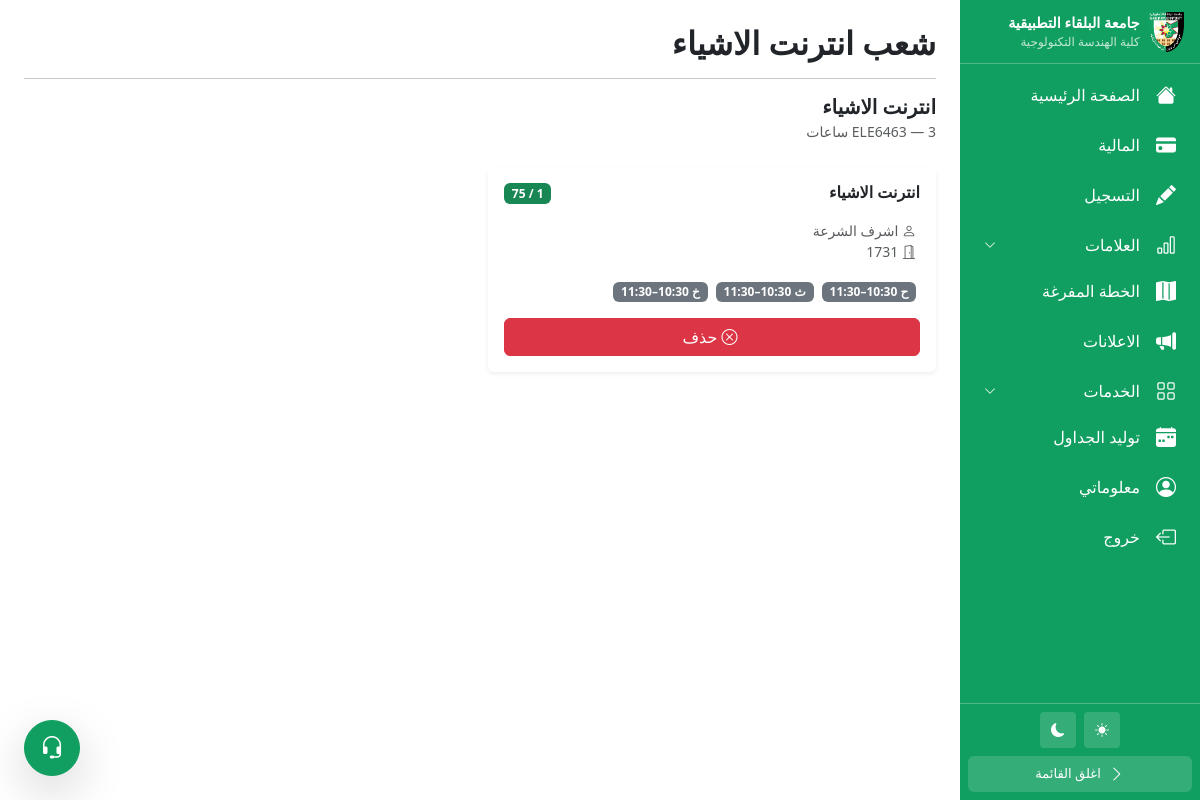
Page /students/courses/1/sections/ (signed in) on the committed database.
### apps/courses/models.py (models this page shows, shortened)
class Subject(models.Model):
    name = models.CharField(max_length=50)
    code = models.CharField(max_length=10, unique=True)
    subject_type = models.CharField(max_length=30, choices=SUBJECT_TYPES, null=True, blank=True)
    department = models.ForeignKey(Department, on_delete=models.PROTECT, related_name='subjects')
    majors = models.ManyToManyField(Major, related_name='subjects')
    hours = models.IntegerField()
    prerequisites = models.ManyToManyField(
        'self',
        symmetrical=False,
        blank=True,
        related_name='required_for'
    )

class CourseSection(models.Model):
    SEMESTER_CHOICES = [
        (1, 'الفصل الأول'),
        (2, 'الفصل الثاني'),
        (3, 'الفصل الصيفي'),
    ]
    section_id = models.IntegerField(validators=[
        MinValueValidator(1),
    ])
    subject = models.ForeignKey(Subject, on_delete=models.PROTECT, related_name='sections')
    semester = models.IntegerField(choices=SEMESTER_CHOICES)
    year = models.IntegerField()
    capacity = models.IntegerField()  # max students allowed in this section
    def __str__(self):
        return f"{self.subject.name}"
    @property
    def instructors(self):
        return Instructor.objects.filter(
            schedules__section=self
        ).distinct()
    @property
    def rooms(self):
        from apps.facilities.models import Room
        return Room.objects.filter(schedules__section=self).distinct()

class SectionSchedule(models.Model):
    section = models.ForeignKey(
        CourseSection,
        on_delete=models.CASCADE,
        related_name='schedules'
    )
    instructor = models.ForeignKey(
        'instructors.Instructor',
        on_delete=models.PROTECT,
        related_name='schedules',
        null=True, blank=True
    )
    room = models.ForeignKey(Room, on_delete=models.PROTECT, related_name='schedules', null=True, blank=True)
    day = models.IntegerField(max_length=2, choices=DAYS_OF_WEEK)
    start_time = models.TimeField()
    end_time = models.TimeField()
    class Meta:
        ordering = ['day', 'start_time']

### apps/instructors/models.py (models this page shows, shortened)
class Instructor(models.Model):
    RANK_CHOICES = [
        ('Lecturer', 'محاضر'),
        ('Assistant Professor', 'أستاذ مساعد'),
        ('Associate Professor', 'أستاذ مشارك'),
        ('Professor', 'أستاذ'),
    ]
    GENDER_CHOICES = [
        ('Male', 'ذكر'),
        ('Female', 'أنثى'),
    ]
    user = models.OneToOneField(User, on_delete=models.CASCADE, related_name='instructor_profile')
    first_name = models.CharField(max_length=30)
    last_name = models.CharField(max_length=30)
    first_name_ar = models.CharField(max_length=30, blank=True)
    last_name_ar = models.CharField(max_length=30, blank=True)
    national_id = models.CharField(max_length=10, unique=True)
    date_of_birth = models.DateField(null=True, blank=True)
    gender = models.CharField(max_length=10, choices=GENDER_CHOICES, blank=True)
    nationality = models.CharField(max_length=30, blank=True)
    employee_id = models.CharField(max_length=10, unique=True)
    college = models.ForeignKey(College, on_delete=models.PROTECT, related_name='instructors', null=True, blank=True)
    department = models.ForeignKey(Department, on_delete=models.PROTECT, related_name='instructors', null=True, blank=True)
    rank = models.CharField(max_length=50, choices=RANK_CHOICES, blank=True)
    phone_number = models.CharField(max_length=10, blank=True, null=True)

### apps/facilities/models.py (models this page shows, shortened)
class Room(models.Model):
    ROOM_TYPES = [
        ('lecture', 'Lecture Hall'),
        ('lab', 'Laboratory'),
        ('office', 'Office'),
        ('other', 'Other'),
    ]
    building = models.ForeignKey(Building, on_delete=models.CASCADE, related_name='rooms')
    floor = models.IntegerField()
    number = models.IntegerField()
    name = models.CharField(max_length=50, blank=True, null=True)  # for labs and special rooms
    capacity = models.IntegerField()
    room_type = models.CharField(max_length=20, choices=ROOM_TYPES, default='lecture')
    class Meta:
        unique_together = ('building', 'floor', 'number')  # no two rooms with same number in same building
    def __str__(self):
        if self.name:
            return f"{self.name} ({self.building.name} - Floor {self.floor})"
        return f"{self.building.number}{self.floor}{self.number}"

class Building(models.Model):
    name = models.CharField(max_length=50, unique=True, blank=True, null=True)
    number = models.IntegerField(unique=True)

### apps/students/views.py (the view, shortened to what this page needs)
# urls.py: path('courses/<int:subject_id>/sections/', views.subject_sections, name='subject_sections'),
@student_required
def subject_sections(request, subject_id):
    student = request.user.student_profile
    current_year = timezone.now().year
    current_semester = get_current_semester()
    subject = get_object_or_404(Subject, id=subject_id)
    hour_reg = HourRegistration.objects.filter(
        student=student,
        semester=current_semester,
        year=current_year,
        is_paid=True
    ).first()
    if not hour_reg:
        messages.error(request, 'يجب دفع رسوم تسجيل الساعات أولاً.')
        return redirect('apps.students:finance')
    sections = CourseSection.objects.filter(
        subject=subject,
        semester=current_semester,
        year=current_year
    ).prefetch_related('schedules', 'schedules__instructor', 'schedules__room').annotate(confirmed_count=Count('enrollments'))
    confirmed_enrollment = Enrollment.objects.filter(
        student=student,
        section__subject=subject,
        section__semester=current_semester,
        section__year=current_year
    ).first()
    pending_dict = get_pending_sections(request)
    pending_section_id = pending_dict.get(str(subject_id))
    requested_section_ids = set(
        SectionRequest.objects.filter(
            student=student,
            section__subject=subject,
            status='pending'
        ).values_list('section_id', flat=True)
    )
    context = {
        'subject': subject,
        'sections': sections,
        'confirmed_enrollment': confirmed_enrollment,
        'pending_section_id': pending_section_id,
        'requested_section_ids': requested_section_ids,
        'pending_drops': get_pending_drops(request),
    }
    return render(request, 'students/subject_sections.html', context)

### apps/students/context_processors.py (called while the page is built)
def announcement_count(request):
    if not request.user.is_authenticated:
        return {}
    if not hasattr(request.user, 'student_profile'):
        return {}
    student = request.user.student_profile
    last_seen = student.announcements_last_seen
    from apps.announcements.models import Announcement
    query = Q(student=student) | Q(student__isnull=True)
    if last_seen:
        query &= Q(created_at__gt=last_seen)
    count = Announcement.objects.filter(query).count()
    return {'unseen_announcements': count}

### apps/students/views.py (called while the page is built)
def student_required(view_func):
    @wraps(view_func)
    def wrapper(request, *args, **kwargs):
        if not request.user.is_authenticated or not request.session.get('is_student_portal'):
            return redirect('apps.students:login')
        if request.user.role != 'student':
            messages.error(request, 'Access denied.')
            return redirect('apps.students:login')
        return view_func(request, *args, **kwargs)
    return wrapper

def get_current_semester():
    month = timezone.now().month
    if 10 <= month <= 2:
        return 1  # First semester
    elif 2 <= month <= 6:
        return 2  # Second semester
    else:
        return 3  # Summer

def get_pending_sections(request):
    return request.session.get('pending_sections', {})

def get_pending_drops(request):
    return request.session.get('pending_drops', [])

### apps/students/templates/students/subject_sections.html (shortened to what this page needs)
{% extends 'base.html' %}
{% block content %}
    {% include 'students/includes/sidebar.html' %}
    <div id="main-content">
        <div class="container-fluid p-3 p-md-4">
            <div class="d-flex align-items-center gap-2 mb-3">
                <h2 class="mb-0 fw-bold me-md-0 me-2">شعب {{ subject.name }}</h2>
            </div>
            <hr>
            <div class="d-flex align-items-center gap-3 mb-4">
                <div>
                    <h5 class="fw-bold mb-0">{{ subject.name }}</h5>
                    <small class="text-muted">{{ subject.code }} — {{ subject.hours }} ساعات</small>
                </div>
            </div>
            <div class="row g-3">
                {% for section in sections %}
                <div class="col-12 col-md-6">
                    <div class="card border-0 shadow-sm h-100
                        {% if confirmed_enrollment.section_id == section.id %}border border-success
                        {% elif pending_section_id == section.id %}border border-warning{% endif %}">
                        <div class="card-body">
                            <div class="d-flex justify-content-between align-items-start mb-3">
                                <h6 class="fw-bold mb-0">{{ section }}</h6>
                                {% if section.confirmed_count >= section.capacity %}
                                    <span class="badge bg-danger">ممتلئة</span>
                                {% else %}
                                    <span class="badge bg-success">{{ section.confirmed_count }} / {{ section.capacity }}</span>
                                {% endif %}
                            </div>
                            <div class="text-muted small mb-3">
                                {% for instructor in section.instructors %}
                                    <div><i class="bi bi-person me-1"></i> {{ instructor.first_name_ar }} {{ instructor.last_name_ar }}{% if not forloop.last %}{% endif %}</div>
                                {% endfor %}
                                <div>
                                    {% for room in section.rooms.all %}
                                        <i class="bi bi-door-open me-1"></i> {{ room }} {% if not forloop.last %} <br> {% endif %}
                                    {% endfor %}
                                </div>
                            </div>
                            {% if section.schedules.all %}
                                <div class="mb-3">
                                    {% for schedule in section.schedules.all %}
                                    <span class="badge bg-secondary me-1">
                                        {{ schedule.get_day_display }} {{ schedule.start_time|time:"H:i" }}–{{ schedule.end_time|time:"H:i" }}
                                    </span>
                                    {% endfor %}
                                </div>
                            {% endif %}
                            {% if section.confirmed_count < section.capacity %}
                                {% if pending_section_id == section.id %}
                                    <form method="POST" class="mt-1">
                                        {% csrf_token %}
                                        <input type="hidden" name="section_id" value="{{ section.id }}">
                                        <input type="hidden" name="action" value="remove_pending">
                                        <button type="submit" class="btn btn-outline-danger w-100">
                                            <i class="bi bi-trash me-1"></i> إزالة
                                        </button>
                                    </form>
                                {% elif confirmed_enrollment.section_id == section.id %}
                                    <form method="POST" class="mt-1">
                                        <button type="submit" class="btn btn-danger w-100">
                                            <i class="bi bi-x-circle me-1"></i> حذف
                                        </button>
                                    </form>
                                {% endif %}
                            {% endif %}
                        </div>
                    </div>
                </div>
                {% endfor %}
            </div>
        </div>
    </div>
{% endblock %}

### rows in the picture
Subject: name "انترنت الاشياء", code "ELE6463"
CourseSection: subject.name "انترنت الاشياء", confirmed_count "1", capacity "75"
Instructor: first_name_ar "اشرف", last_name_ar "الشرعة"
Room: name+building+floor "1731"
SectionSchedule: day "ح", start_time "10:30", end_time "11:30"
SectionSchedule: day "ث", start_time "10:30", end_time "11:30"
SectionSchedule: day "خ", start_time "10:30", end_time "11:30"
